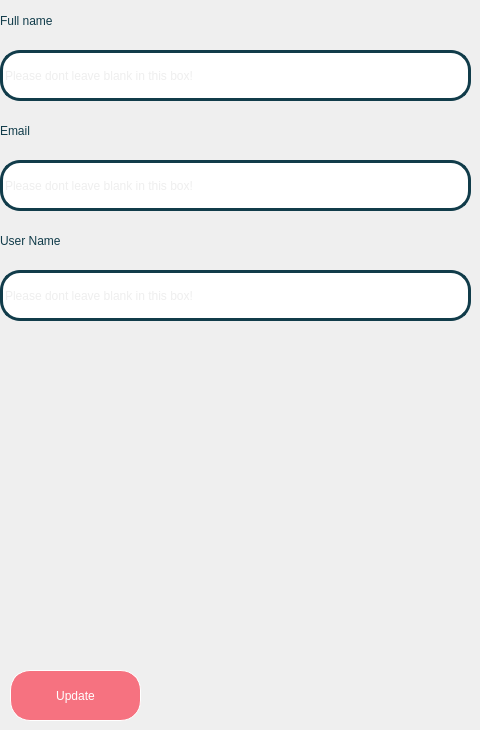
           <widget class="QWidget" name="staff_info_page">
            <widget class="QLabel" name="label_9">
             <property name="geometry">
              <rect>
               <x>0</x>
               <y>220</y>
               <width>211</width>
               <height>41</height>
              </rect>
             </property>
             <property name="styleSheet">
              <string notr="true">font: 500 italic 30pt &quot;Ubuntu&quot;;
color: rgb(17, 60, 74);</string>
             </property>
             <property name="text">
              <string>User Name</string>
             </property>
            </widget>
            <widget class="QPushButton" name="update_staff_button">
             <property name="geometry">
              <rect>
               <x>10</x>
               <y>670</y>
               <width>131</width>
               <height>51</height>
              </rect>
             </property>
             <property name="sizePolicy">
              <sizepolicy hsizetype="Fixed" vsizetype="Fixed">
               <horstretch>0</horstretch>
               <verstretch>0</verstretch>
              </sizepolicy>
             </property>
             <property name="styleSheet">
              <string notr="true">background-color: rgb(246, 114, 128);
border-style: outset;
border-width: 1px;
border-radius: 20px;
border-color: white;
padding: 2px;
font: 700 20pt &quot;Ubuntu&quot;;
color : white;</string>
             </property>
             <property name="text">
              <string>Update</string>
             </property>
            </widget>
            <widget class="QLabel" name="label_15">
             <property name="geometry">
              <rect>
               <x>0</x>
               <y>0</y>
               <width>221</width>
               <height>41</height>
              </rect>
             </property>
             <property name="styleSheet">
              <string notr="true">font: 500 italic 30pt &quot;Ubuntu&quot;;
color:rgb(17, 60, 74);</string>
             </property>
             <property name="text">
              <string>Full name</string>
             </property>
            </widget>
            <widget class="QLabel" name="label_20">
             <property name="geometry">
              <rect>
               <x>0</x>
               <y>110</y>
               <width>111</width>
               <height>41</height>
              </rect>
             </property>
             <property name="styleSheet">
              <string notr="true">font: 500 italic 30pt &quot;Ubuntu&quot;;
color:rgb(17, 60, 74);</string>
             </property>
             <property name="text">
              <string>Email</string>
             </property>
            </widget>
            <widget class="QLineEdit" name="info_staff_email_box">
             <property name="enabled">
              <bool>false</bool>
             </property>
             <property name="geometry">
              <rect>
               <x>0</x>
               <y>160</y>
               <width>471</width>
               <height>51</height>
              </rect>
             </property>
             <property name="styleSheet">
              <string notr="true">border:3px solid rgb(17, 60, 74);
border-radius:20px;
font: 500 italic 20pt &quot;Ubuntu&quot;;
color: rgb(221, 221, 221);</string>
             </property>
             <property name="placeholderText">
              <string>Please dont leave blank in this box!</string>
             </property>
            </widget>
            <widget class="QLineEdit" name="info_staff_fullname_box">
             <property name="enabled">
              <bool>false</bool>
             </property>
             <property name="geometry">
              <rect>
               <x>0</x>
               <y>50</y>
               <width>471</width>
               <height>51</height>
              </rect>
             </property>
             <property name="styleSheet">
              <string notr="true">border:3px solid rgb(17, 60, 74);
border-radius:20px;
font: 500 italic 20pt &quot;Ubuntu&quot;;
color: rgb(221, 221, 221);</string>
             </property>
             <property name="placeholderText">
              <string>Please dont leave blank in this box!</string>
             </property>
            </widget>
            <widget class="QLineEdit" name="info_staff_username_box">
             <property name="enabled">
              <bool>false</bool>
             </property>
             <property name="geometry">
              <rect>
               <x>0</x>
               <y>270</y>
               <width>471</width>
               <height>51</height>
              </rect>
             </property>
             <property name="styleSheet">
              <string notr="true">border:3px solid rgb(17, 60, 74);
border-radius:20px;
font: 500 italic 20pt &quot;Ubuntu&quot;;
color: rgb(221, 221, 221);</string>
             </property>
             <property name="placeholderText">
              <string>Please dont leave blank in this box!</string>
             </property>
            </widget>
           </widget>
